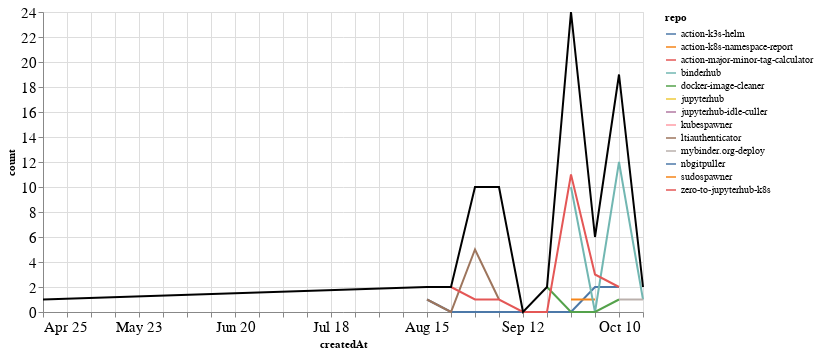

The code cell stored with this chart in its notebook:
### Markdown cell above
### PRs

### Code cell
prs_time = prs.groupby('repo').resample('W', on='createdAt').count()['author'].reset_index()
prs_time = prs_time.rename(columns={'author': 'count'})
prs_time_total = prs_time.groupby('createdAt').agg({"count": "sum"}).reset_index()

ch1 = alt.Chart(prs_time, width=600).mark_line().encode(
    x='createdAt',
    y='count',
    color='repo',
    tooltip="repo"
)

ch2 = alt.Chart(prs_time_total, width=600).mark_line(color="black").encode(
    x='createdAt',
    y='count',
)

ch1 + ch2

### Figure 1 — Vega-Lite specification as saved in the notebook (floating-point values rounded to 4 significant figures)
{"config": {"axisLeft": {"labelFontSize": 15}, "axisBottom": {"labelFontSize": 15}}, "layer": [{"data": {"name": "data-cb95f354f197aae7d376e97dddddcfc4"}, "mark": "line", "encoding": {"color": {"type": "nominal", "field": "repo"}, "tooltip": {"type": "nominal", "field": "repo"}, "x": {"type": "temporal", "field": "createdAt"}, "y": {"type": "quantitative", "field": "count"}}, "width": 600}, {"data": {"name": "data-ee5a52db47f889e056af9e6e0cf4a755"}, "mark": {"type": "line", "color": "black"}, "encoding": {"x": {"type": "temporal", "field": "createdAt"}, "y": {"type": "quantitative", "field": "count"}}, "width": 600}], "$schema": "https://vega.github.io/schema/vega-lite/v4.8.1.json", "datasets": {"data-cb95f354f197aae7d376e97dddddcfc4": [{"repo": "action-k3s-helm", "createdAt": "2021-08-15T00:00:00", "count": 1}, {"repo": "action-k3s-helm", "createdAt": "2021-08-22T00:00:00", "count": 0}, {"repo": "action-k3s-helm", "createdAt": "2021-08-29T00:00:00", "count": 0}, {"repo": "action-k3s-helm", "createdAt": "2021-09-05T00:00:00", "count": 0}, {"repo": "action-k3s-helm", "createdAt": "2021-09-12T00:00:00", "count": 0}, {"repo": "action-k3s-helm", "createdAt": "2021-09-19T00:00:00", "count": 0}, {"repo": "action-k3s-helm", "createdAt": "2021-09-26T00:00:00", "count": 0}, {"repo": "action-k3s-helm", "createdAt": "2021-10-03T00:00:00", "count": 2}, {"repo": "action-k3s-helm", "createdAt": "2021-10-10T00:00:00", "count": 2}, {"repo": "action-k8s-namespace-report", "createdAt": "2021-09-26T00:00:00", "count": 1}, {"repo": "action-k8s-namespace-report", "createdAt": "2021-10-03T00:00:00", "count": 1}, {"repo": "action-major-minor-tag-calculator", "createdAt": "2021-09-26T00:00:00", "count": 1}, {"repo": "binderhub", "createdAt": "2021-09-26T00:00:00", "count": 10}, {"repo": "binderhub", "createdAt": "2021-10-03T00:00:00", "count": 0}, {"repo": "binderhub", "createdAt": "2021-10-10T00:00:00", "count": 12}, {"repo": "binderhub", "createdAt": "2021-10-17T00:00:00", "count": 1}, {"repo": "docker-image-cleaner", "createdAt": "2021-09-19T00:00:00", "count": 2}, {"repo": "docker-image-cleaner", "createdAt": "2021-09-26T00:00:00", "count": 0}, {"repo": "docker-image-cleaner", "createdAt": "2021-10-03T00:00:00", "count": 0}, {"repo": "docker-image-cleaner", "createdAt": "2021-10-10T00:00:00", "count": 1}, {"repo": "jupyterhub", "createdAt": "2021-08-29T00:00:00", "count": 4}, {"repo": "jupyterhub-idle-culler", "createdAt": "2021-09-26T00:00:00", "count": 1}, {"repo": "kubespawner", "createdAt": "2021-10-10T00:00:00", "count": 1}, {"repo": "ltiauthenticator", "createdAt": "2021-08-15T00:00:00", "count": 1}, {"repo": "ltiauthenticator", "createdAt": "2021-08-22T00:00:00", "count": 0}, {"repo": "ltiauthenticator", "createdAt": "2021-08-29T00:00:00", "count": 5}, {"repo": "ltiauthenticator", "createdAt": "2021-09-05T00:00:00", "count": 1}, {"repo": "mybinder.org-deploy", "createdAt": "2021-10-10T00:00:00", "count": 1}, {"repo": "mybinder.org-deploy", "createdAt": "2021-10-17T00:00:00", "count": 1}, {"repo": "nbgitpuller", "createdAt": "2021-09-05T00:00:00", "count": 8}, {"repo": "sudospawner", "createdAt": "2021-04-25T00:00:00", "count": 1}, {"repo": "zero-to-jupyterhub-k8s", "createdAt": "2021-08-22T00:00:00", "count": 2}, {"repo": "zero-to-jupyterhub-k8s", "createdAt": "2021-08-29T00:00:00", "count": 1}, {"repo": "zero-to-jupyterhub-k8s", "createdAt": "2021-09-05T00:00:00", "count": 1}, {"repo": "zero-to-jupyterhub-k8s", "createdAt": "2021-09-12T00:00:00", "count": 0}, {"repo": "zero-to-jupyterhub-k8s", "createdAt": "2021-09-19T00:00:00", "count": 0}, {"repo": "zero-to-jupyterhub-k8s", "createdAt": "2021-09-26T00:00:00", "count": 11}, {"repo": "zero-to-jupyterhub-k8s", "createdAt": "2021-10-03T00:00:00", "count": 3}, {"repo": "zero-to-jupyterhub-k8s", "createdAt": "2021-10-10T00:00:00", "count": 2}], "data-ee5a52db47f889e056af9e6e0cf4a755": [{"createdAt": "2021-04-25T00:00:00", "count": 1}, {"createdAt": "2021-08-15T00:00:00", "count": 2}, {"createdAt": "2021-08-22T00:00:00", "count": 2}, {"createdAt": "2021-08-29T00:00:00", "count": 10}, {"createdAt": "2021-09-05T00:00:00", "count": 10}, {"createdAt": "2021-09-12T00:00:00", "count": 0}, {"createdAt": "2021-09-19T00:00:00", "count": 2}, {"createdAt": "2021-09-26T00:00:00", "count": 24}, {"createdAt": "2021-10-03T00:00:00", "count": 6}, {"createdAt": "2021-10-10T00:00:00", "count": 19}, {"createdAt": "2021-10-17T00:00:00", "count": 2}]}}
